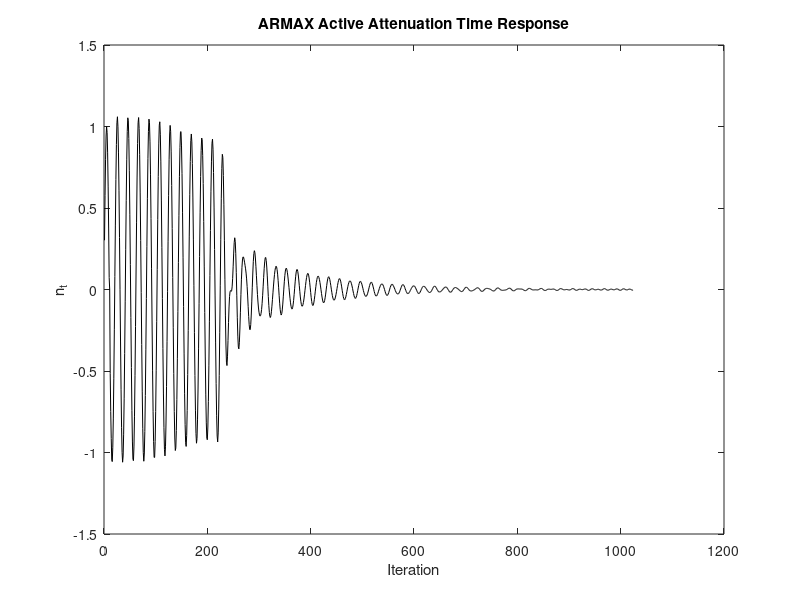

The MATLAB script that drew this image:
% ARMAX demo

fs=1024;
f0=50;

H0=20;
del=1;		% delay must be at least 1

npts=1024;
nwts=10;

BD=zeros([1 nwts]);
BD(1)=1e-1;

n=1:npts;
arg=2*pi*f0/fs;
nt=sin(arg.*n);
yt=zeros(size(nt));
ht=zeros(size(nt));
ut=zeros(size(nt));
utp=zeros([1 npts+del]);
up=zeros([1 del]);

for n=1:nwts
   yt(n)=nt(n);
end;
pow=BD(1)^2;

for n=nwts+1:npts-1,
   Gn=-BD./H0;			% apply inverse gain scale here
  % Gn(1)=(1-BD(1))/H0;
   Gd=BD;
   
   sn=Gn(1)*yt(n);
   sd=0;
   
   % control signal u
   for k=1:nwts,
      sn=sn+Gn(k)*yt(n-k);
      sd=sd+Gd(k)*ut(n-k);
   end;
   ut(n)=sn-sd;
   
   % prediction d-step ahead
   for q=1:del,
      sp=0;
      sn=Gn(q)*yt(n);
      sd=0;
      for k=1:nwts-q,
         sn=sn+Gn(k+q)*yt(n-k);
         sd=sd+Gd(k+q)*ut(n-k);
         if k < q
            sp=sp+Gd(k)*up(q-k);
         end;
         up(q)=sn-sd-sp;
      end;
   end;
   utp(n+del)=up(del);
   
   % whiten control signal
   uhat=0;
   for k=1:nwts,
      uhat=uhat-BD(k)*ut(n-k);
   end;
   
   murel=0.005;     % not too fast or slow!
   pow=.95*pow + .05*std(ut(n-nwts:n))^2;
   mu=1/(pow*nwts);
   err=ut(n)-uhat;
   for k=1:nwts,
      BD(k) = BD(k) - 2*mu*murel*err*ut(n-k);
   end;
 
   % plant output
   ht(n+1)=H0*utp(n-del);		% simulated gain and delay here
   yt(n+1)=nt(n+1)-ht(n+1);
   
end;

figure(1);
plot(yt,'k');
ylabel('n_t');
xlabel('Iteration');
title('ARMAX Active Attenuation Time Response');
